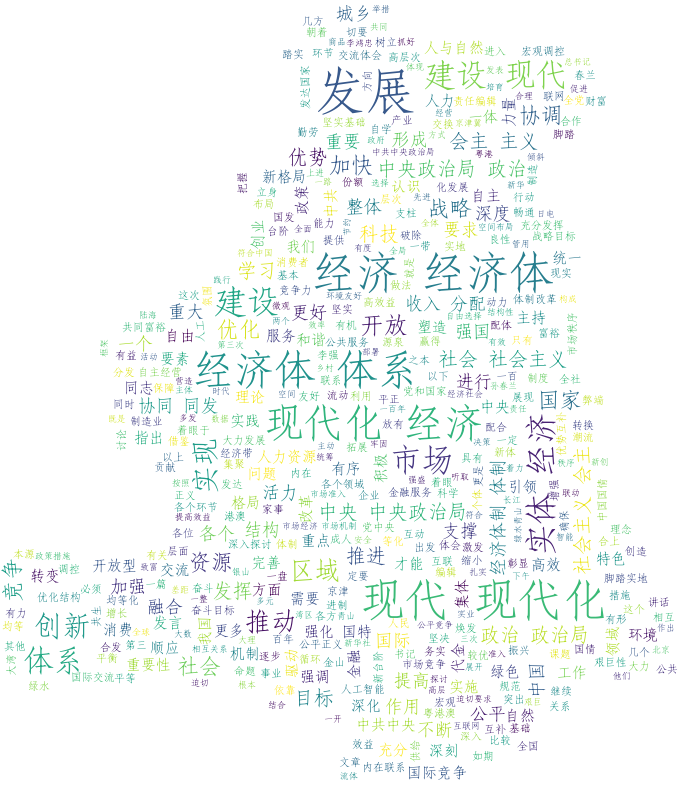

Source code (Python):
# -*- coding:UTF-8 -*-

from os import path
from PIL import Image
import numpy as np
import matplotlib.pyplot as plt
import jieba

from wordcloud import WordCloud, STOPWORDS, ImageColorGenerator


d = path.dirname(__file__)

# Read the whole text.
text = open(path.join(d, "words.txt"), "rb").read()


# 结巴分词
wordlist = jieba.cut(text, cut_all=True)
wl = " ".join(wordlist)
# print(wl) #输出分词之后的txt

coloring = np.array(Image.open(path.join(d, "weini.png")))

# 设置停用词
# stopwords = set(STOPWORDS)
# stopwords.add("said")

# 你可以通过 mask 参数 来设置词云形状
# 中文要设置字体，不然会出现口字乱码
wc = WordCloud(background_color="white", max_words=2000, mask=coloring,
                max_font_size=50, random_state=42,font_path='FangSong_GB2312.ttf')

wc.generate(wl)

# create coloring from image
image_colors = ImageColorGenerator(coloring)

# show
# 在只设置mask的情况下,你将会得到一个拥有图片形状的词云
plt.imshow(wc, interpolation="bilinear")
plt.axis("off")
plt.show()

wc.to_file("wordCloud.png")
